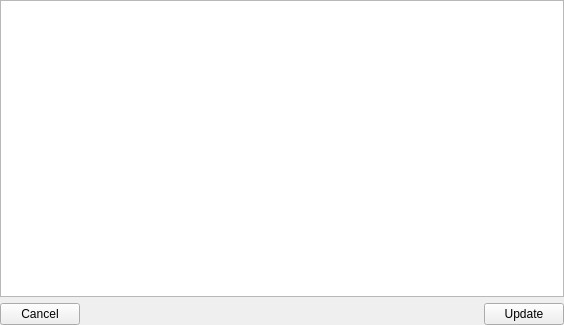
<?xml version="1.0" encoding="UTF-8"?>
<ui version="4.0">
 <class>ConfigWidget</class>
 <widget class="QWidget" name="ConfigWidget">
  <property name="geometry">
   <rect>
    <x>0</x>
    <y>0</y>
    <width>564</width>
    <height>325</height>
   </rect>
  </property>
  <layout class="QVBoxLayout">
   <property name="leftMargin">
    <number>0</number>
   </property>
   <property name="topMargin">
    <number>0</number>
   </property>
   <property name="rightMargin">
    <number>0</number>
   </property>
   <property name="bottomMargin">
    <number>0</number>
   </property>
   <item>
    <widget class="QListWidget" name="list_widget">
     <property name="editTriggers">
      <set>QAbstractItemView::NoEditTriggers</set>
     </property>
     <property name="showDropIndicator" stdset="0">
      <bool>false</bool>
     </property>
     <property name="alternatingRowColors">
      <bool>true</bool>
     </property>
     <property name="uniformItemSizes">
      <bool>true</bool>
     </property>
    </widget>
   </item>
   <item>
    <layout class="QHBoxLayout" name="horizontalLayout">
     <item>
      <widget class="QPushButton" name="cancel_button">
       <property name="text">
        <string>Cancel</string>
       </property>
      </widget>
     </item>
     <item>
      <widget class="QLabel" name="status_label">
       <property name="text">
        <string/>
       </property>
      </widget>
     </item>
     <item>
      <spacer name="horizontalSpacer">
       <property name="orientation">
        <enum>Qt::Horizontal</enum>
       </property>
       <property name="sizeHint" stdset="0">
        <size>
         <width>0</width>
         <height>0</height>
        </size>
       </property>
      </spacer>
     </item>
     <item>
      <widget class="QPushButton" name="update_button">
       <property name="sizePolicy">
        <sizepolicy hsizetype="Fixed" vsizetype="Fixed">
         <horstretch>0</horstretch>
         <verstretch>0</verstretch>
        </sizepolicy>
       </property>
       <property name="text">
        <string>Update</string>
       </property>
      </widget>
     </item>
    </layout>
   </item>
  </layout>
 </widget>
 <resources/>
 <connections/>
</ui>
